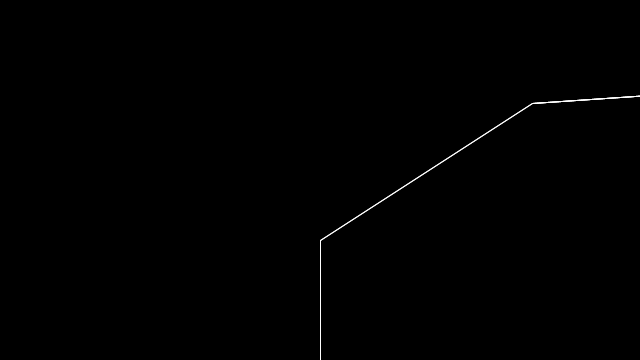
Frame 1 (no input)
Frame 60 (the mouse pressed at the canvas centre just before this capture): identical to frame 1, image omitted
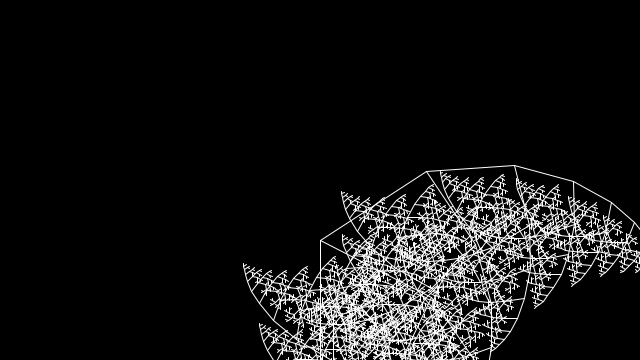
Frame 120 (the mouse held since frame 60 and released just before this capture)

The Processing sketch that drew these frames (run headless with seeded random() and noise(); from frame 60 on, the mouse is pressed at the canvas centre):

// Processing sketch: sketch_fractal2_1
// ── sketch_fractal2_1.pde

float theta;   

void setup() {
  size(640, 360);
}

void draw() {
  background(0);
  frameRate(30);
  stroke(255);

  float a = (mouseX / (float) width) * 90f*4/3;

  theta = radians(a);

  translate(width/2,height);

  line(0,0,0,-120);

  translate(0,-120);

  branch(height-mouseY);

}

void branch(float h) {
  //stroke(sin(logn(0.7,h/(height-mouseY))/5)*255,255,255-sin(logn(0.7,h/(height-mouseY))/5)*255);
  h *= 0.7;
  
  
  if (h > 2) {
    pushMatrix();   
    rotate(logn(0.7,h/(height-mouseY))+theta);   
    line(0, 0, 0, -h);  
    translate(0, -h); 
    branch(h);       
    popMatrix();     
    

    pushMatrix();
    rotate(logn(0.7,h/(height-mouseY)));
    line(0, 0, 0, -h);
    translate(0, -h);
    branch(h);
    popMatrix();
    
  }
}
float logn(float m,float n){
  return((log(m) / log(n)));
}

  
